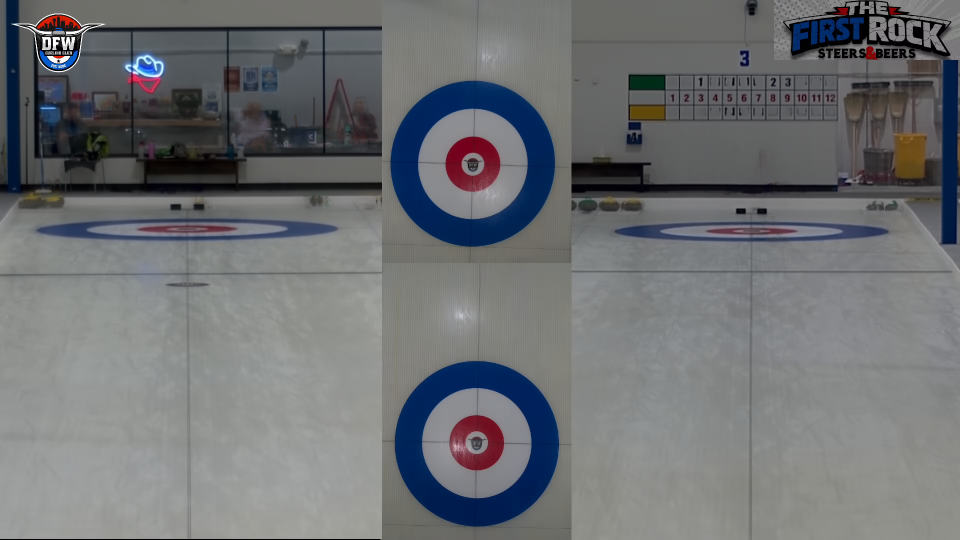
#> input picture src/curling_score/broadcast/layouts/dfw-5u/T.png, 1920 x 1080 px (shown at 1/2 size)
$ python -i normalize.py   (imports and definitions only)
#> lines starting #> are read from the running program, lines starting #| are printed output that depends on the picture; after the words box and inside, x2 and y2 are one past the last pixel; in counts of white or black regions, pixels touching at a corner belong together
#> further down, picture is the input picture: shape (1080, 1920, 3); mean B, G, R 115.3, 112.4, 110.3
"""Rewrite DFW Curling Club's broadcast into one steady three-panel layout.

The DFW stream (1920x1080, 30 fps) cuts between two layouts every half
minute or so, with a 0.3-0.9 s dissolve between them:

* three-panel ("T"): the left long camera (x 0-763), a centre strip of the
  two overheads (x 764-1142; top panel rows 0-525, bottom 526-1079), and the
  right long camera (x 1143-1919). The "First Rock" logo sits top right.
* score view ("S"): one long camera (x 0-1271, rows 0-~950) over a score
  graphic, beside one overhead blown up ~1.58x (x 1274-1919). It shows the
  house in play: the right long camera with the top overhead (S0), or the
  left long camera with the bottom overhead (S1).

Each score-view region is the same camera as its three-panel counterpart,
re-cropped and re-scaled with no rotation, so a fixed similarity maps it
back (fitted by `fit` from median plates: ring fits + ECC for the overheads,
ORB on the static background for the long cameras, 0.9 px RMS). The views a
score frame does not show -- the other house's overhead and long camera,
and the bottom rows of its own long camera under the graphic -- are filled
from the empty median plate rather than frozen, so a stone mid-delivery is
never held as a resting phantom. Dissolve frames repeat the last good
output frame, as a dropped frame would.

The output has the source's frame count and rate, so its times are the
source's times; `analyze` then reads it as any fixed-layout club.

    python normalize.py plates SRC.mp4 OUT.mp4 [--green-to-red OUT2] [--log frames.json]
        [--start FRAME --frames N]   (chunks, joined with ffmpeg's concat demuxer)

``plates`` holds T.png, S0.png, S1.png (median plates) and warps.json.
``--green-to-red`` swaps the green team's handles to red before encoding --
a scaffold so the red/yellow detectors can be tried before a model that knows
green exists, not the fix.
"""

import argparse
import json
import subprocess
import sys

import cv2
import numpy as np

W, H = 1920, 1080
STRIP_X0, STRIP_X1 = 764, 1143
TOP_ROWS, BOTTOM_ROWS = (0, 526), (526, 1080)
RECTS = {  # three-panel regions, (x0, y0, x1, y1)
    "overhead_top": (STRIP_X0, TOP_ROWS[0], STRIP_X1, TOP_ROWS[1]),
    "overhead_bottom": (STRIP_X0, BOTTOM_ROWS[0], STRIP_X1, BOTTOM_ROWS[1]),
    "long_left": (0, 0, STRIP_X0, H),
    "long_right": (STRIP_X1, 0, W, H),
}
S_OVERHEAD = (1274, 0, W, H)
S_LONG = (0, 0, 1272, 950)
# What each score view shows: S0 the top house, S1 the bottom.
SHOWS = {0: ("overhead_top", "long_right"), 1: ("overhead_bottom", "long_left")}

# Static marks of each layout: the score graphic, and the logo top right.
GRAPHIC = (380, 958, 1268, 1075)
LOGO = (1550, 0, 1900, 118)
NEAR, FAR = 14.0, 30.0  # mean abs grey difference: "is this layout" / "is not"
GUARD = 4               # frames either side of a dissolve also repeated


def _crop(img, r):
    x0, y0, x1, y1 = r
    return img[y0:y1, x0:x1]


def _gray(img):
    return cv2.cvtColor(img, cv2.COLOR_BGR2GRAY).astype(np.float32)


class Plates:
    # [41 lines left out: functions __init__, classify, to_three_panel, not called in this run]


def green_to_red(img):
    """Scaffold: the green team's handles (H ~74, dark) recoloured as red."""
    hsv = cv2.cvtColor(img, cv2.COLOR_BGR2HSV)
#> hsv: shape (1080, 1920, 3); mean H, S, V 75.3, 31.4, 118.2
    h, s, v = cv2.split(hsv)
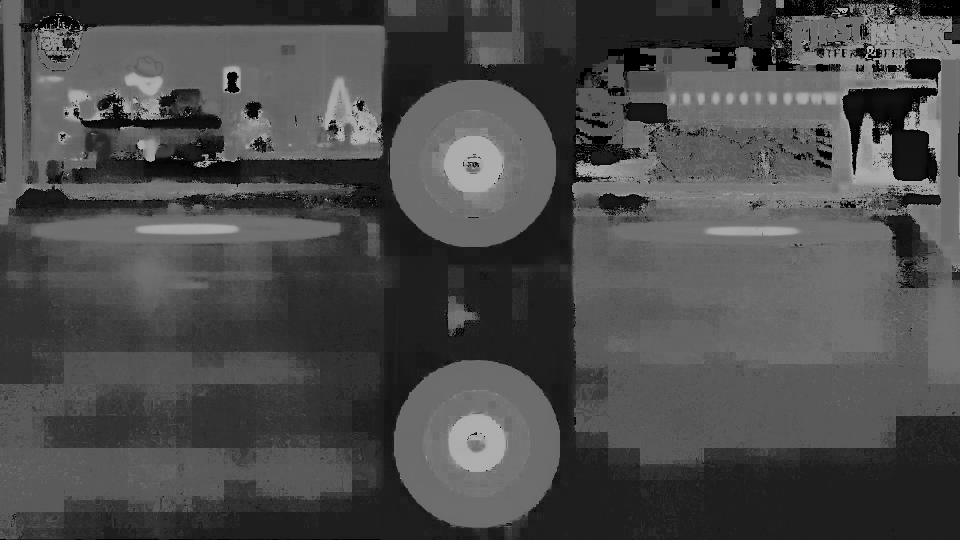
#> h: shape (1080, 1920) (shown at 1/2 size); min 0, max 179, mean 75.3
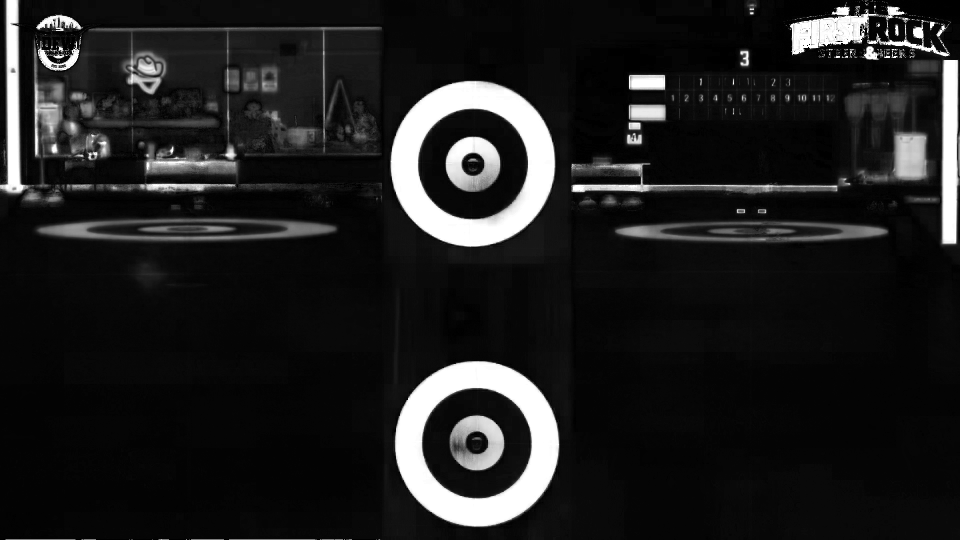
#> s: shape (1080, 1920) (shown at 1/2 size); min 0, max 255, mean 31.4
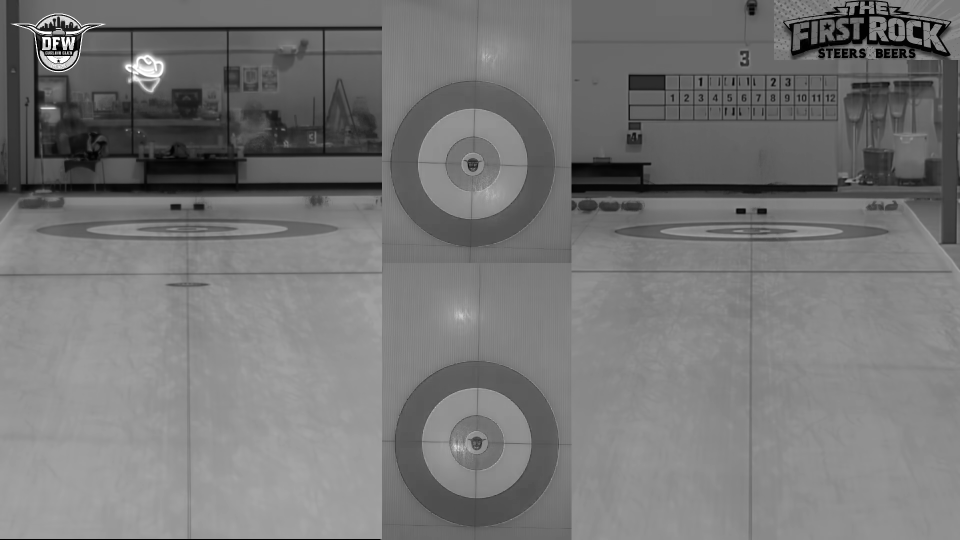
#> v: shape (1080, 1920) (shown at 1/2 size); min 0, max 255, mean 118.2
    m = (h >= 55) & (h <= 95) & (s >= 60)
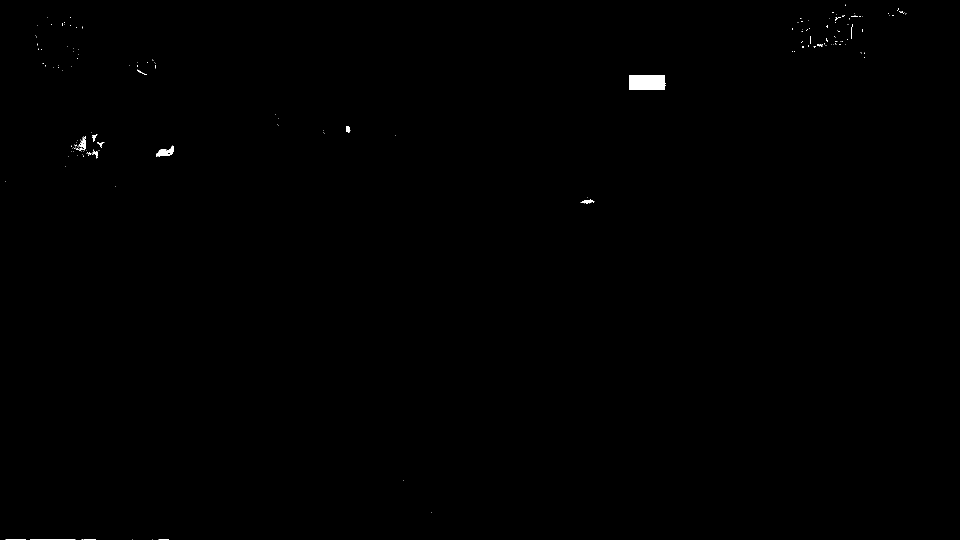
#> m: shape (1080, 1920) bool (shown at 1/2 size); 0.19% white; 186 white regions (165 under 20 px), largest, box (x1, y1, x2, y2) and area: (1258, 150, 1331, 180) 2161, (312, 291, 348, 314) 405, (157, 272, 172, 301) 161
    h = h.copy(); h[m] = ((h[m].astype(np.int16) - 74) % 180).astype(np.uint8)
#> after `h[m] = ((h[m].astype(np.int16) - 74) % 180).astype(np.uint8)`:
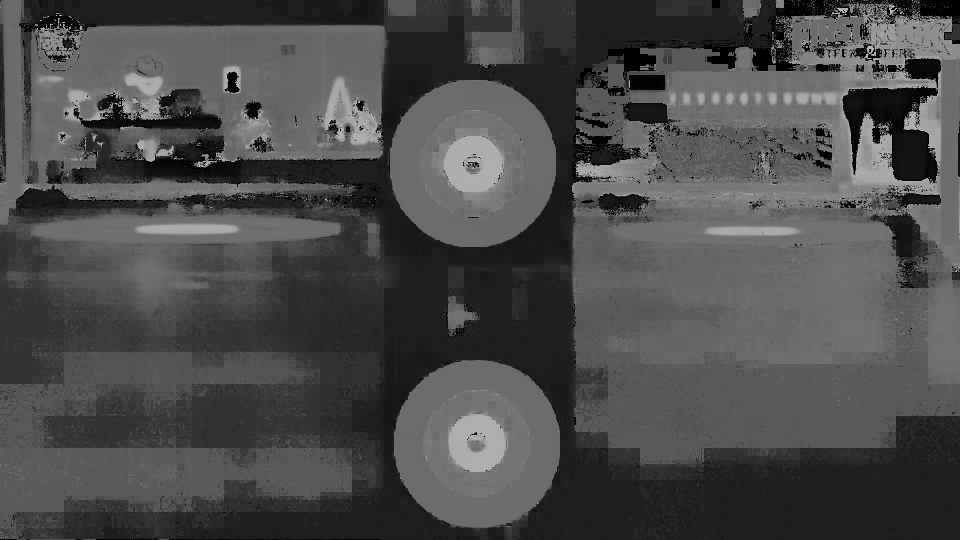
#> h: shape (1080, 1920) (shown at 1/2 size); 0.19% of pixels changed, all inside (x1, y1, x2, y2) = (10, 9, 1813, 1080)
    v = v.copy(); v[m] = np.clip(v[m].astype(np.float32) * 1.6, 0, 255).astype(np.uint8)
#> after `v[m] = np.clip(v[m].astype(np.float32) * 1.6, 0, 255).astype(np.uint8)`: v: shape (1080, 1920); 0.17% of pixels changed, all inside (x1, y1, x2, y2) = (10, 9, 1809, 1079)
    return cv2.cvtColor(cv2.merge([h, s, v]), cv2.COLOR_HSV2BGR)


# [65 lines left out: functions _encoder, main, not called in this run]


# [2 lines not run here, left out]

>>> import cv2
>>> picture = cv2.imread('../../src/curling_score/broadcast/layouts/dfw-5u/T.png')
>>> result = green_to_red(picture)

$ run again, on datasets/board-cards-train/samples/3cF0nmZyMl0_board_t00900.jpg
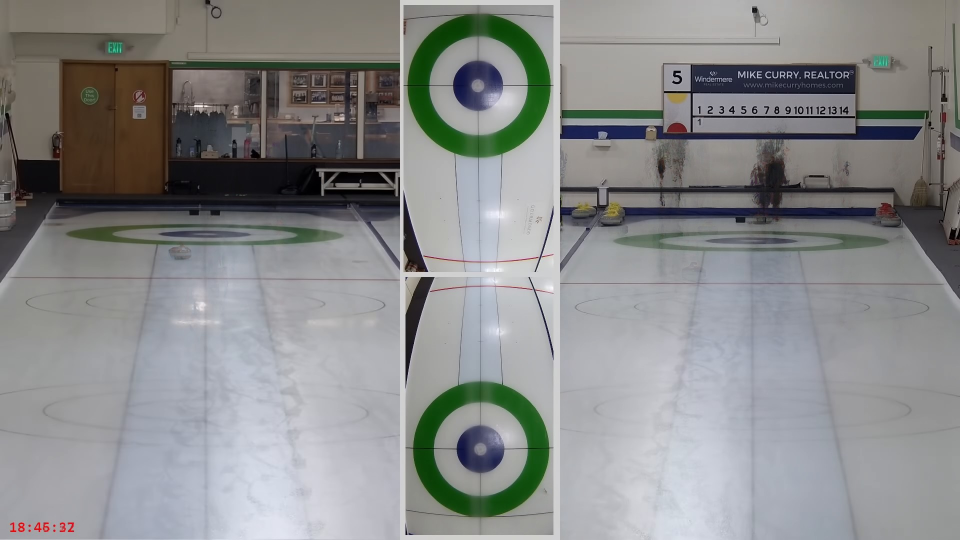
#> input picture datasets/board-cards-train/samples/3cF0nmZyMl0_board_t00900.jpg, 1920 x 1080 px (shown at 1/2 size)
#> picture is the input picture: shape (1080, 1920, 3); mean B, G, R 138.3, 138.2, 136.9
#> hsv: shape (1080, 1920, 3); mean H, S, V 77.6, 30.3, 144.5
#> in green_to_red, `m = (h >= 55) & (h <= 95) & (s >= 60)`:
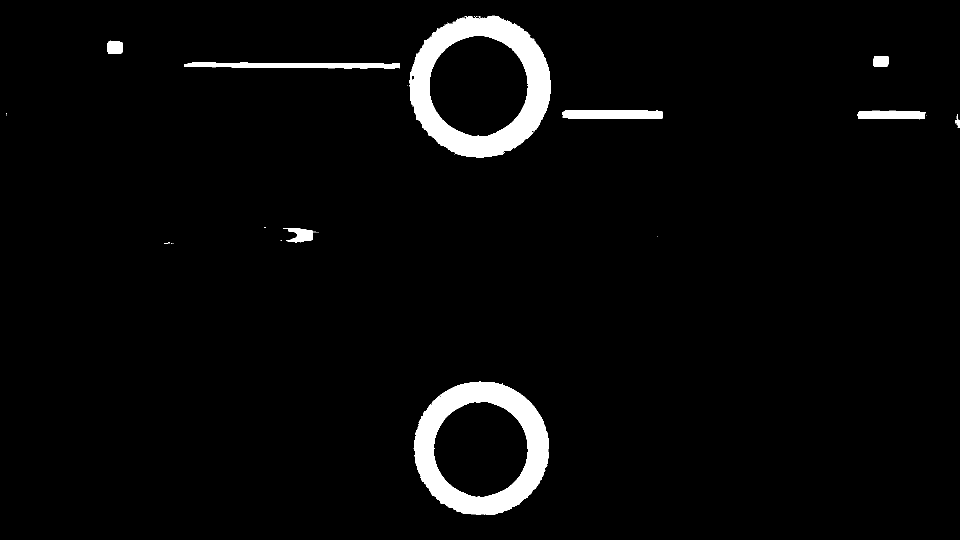
#> m: shape (1080, 1920) bool (shown at 1/2 size); 3.5% white; 28 white regions (19 under 20 px), largest, box (x1, y1, x2, y2) and area: (818, 31, 1102, 315) 31834, (827, 763, 1098, 1030) 28837, (368, 125, 800, 137) 3927
#> in green_to_red, `return cv2.cvtColor(cv2.merge([h, s, v]), cv2.COLOR_HSV2BGR)`:
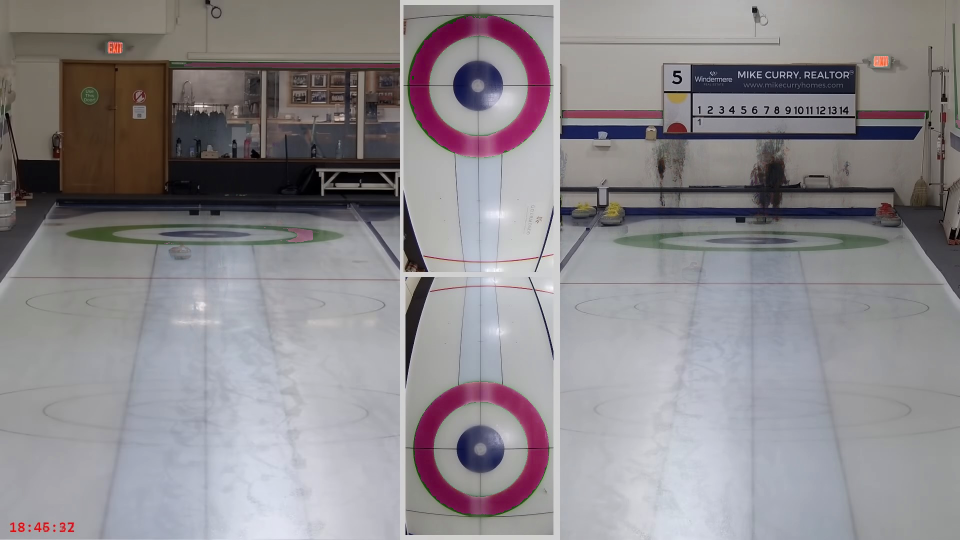
#> returned value: shape (1080, 1920, 3) (shown at 1/2 size); mean B, G, R 140.1, 136.4, 140.1
